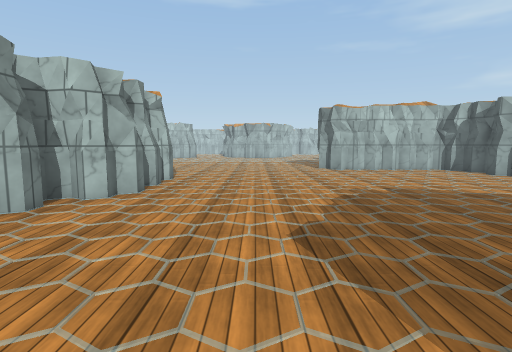
[1] (above)

17 first-person views from a walk through a 3-D level made in the Unity game engine. The camera is 1.3 m above the floor, tilts 6° down and sees 80° across. The floor is counted in squares, 1 m on a side. Each view is taken from the middle of a square. On the plan, view 1 faces up. The plan holds only what a view shows up to about 14 squares ahead; the rest is blank. The place goes on beyond the plan. Surface patterns are stand-ins for the level's own textures.

[2]
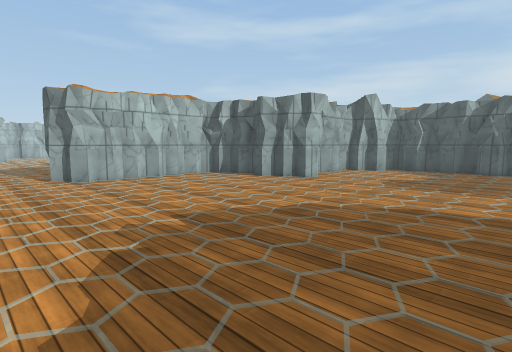

[3]
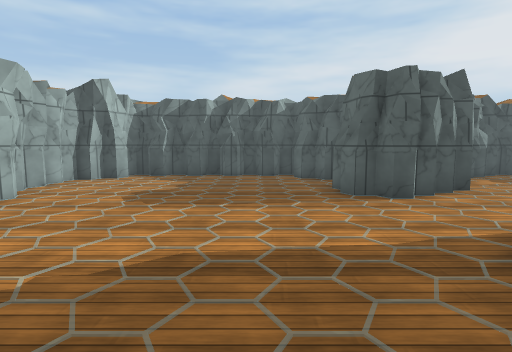

[4]
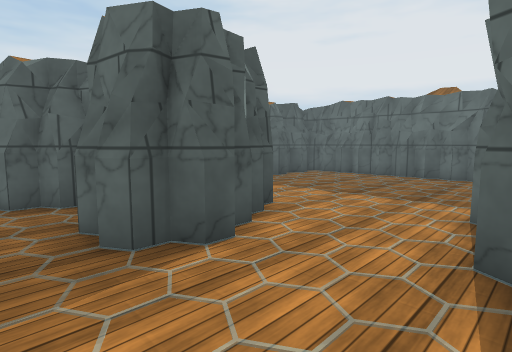

[5]
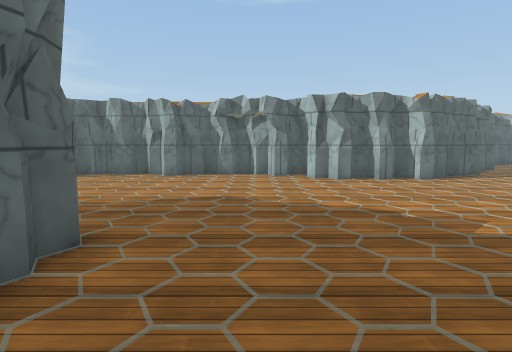

[6]
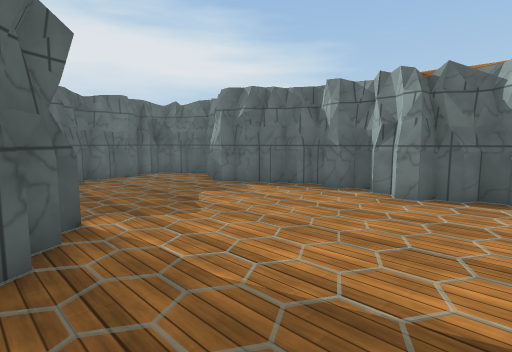

[7]
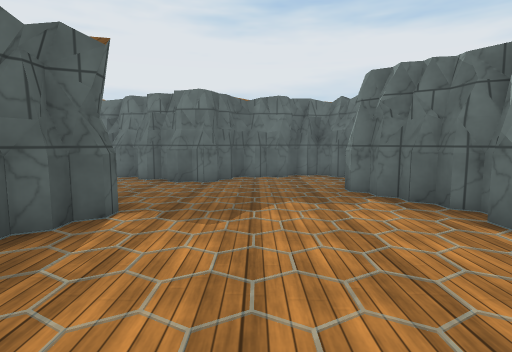

[8]
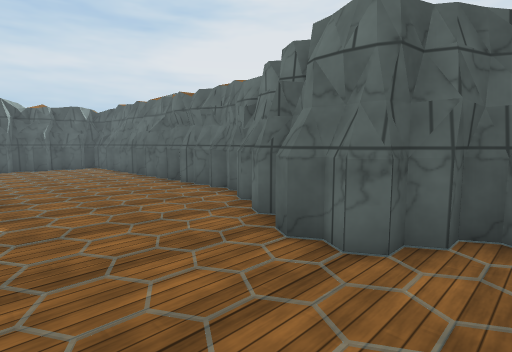

[9]
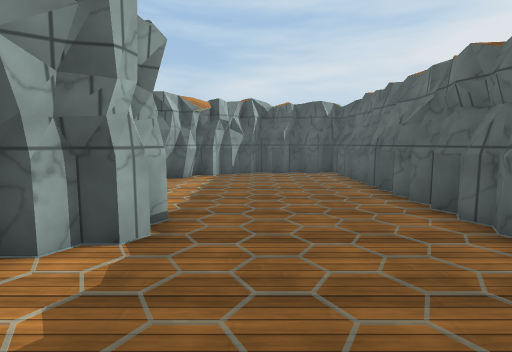

[10]
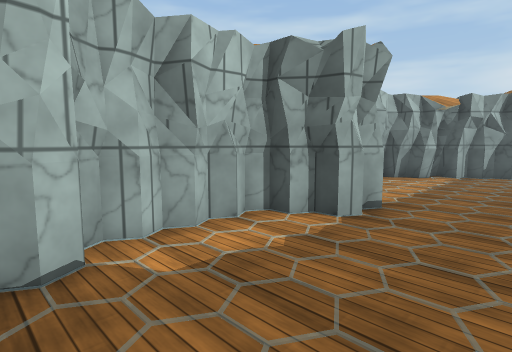

[11]
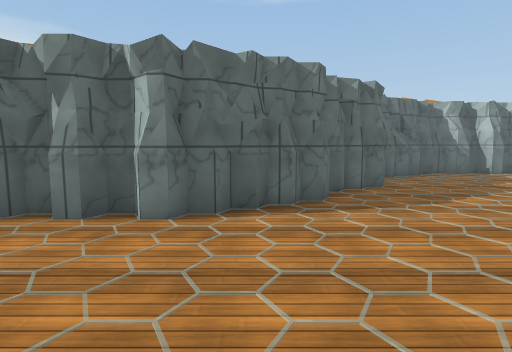

[12]
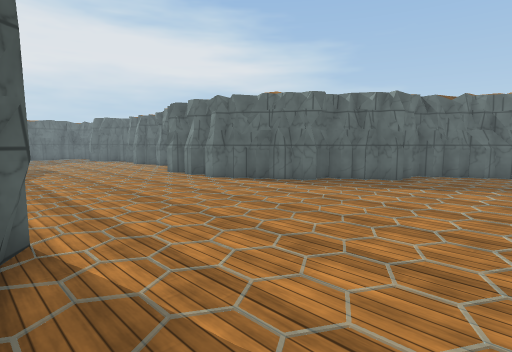

[13]
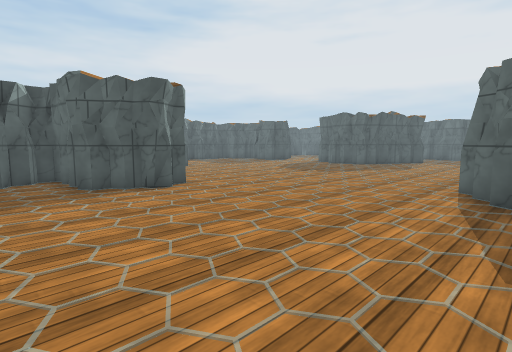

[14]
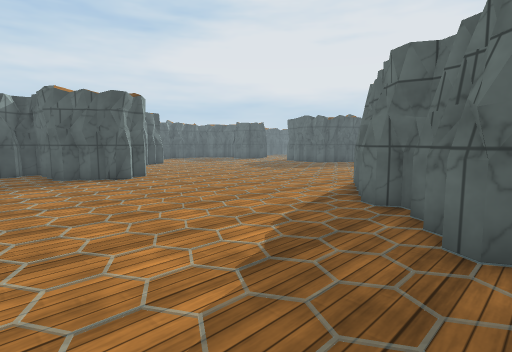

[15]
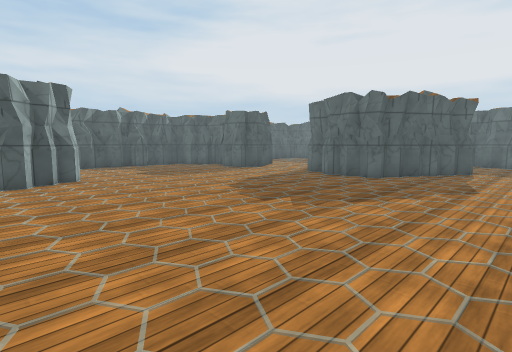

[16]
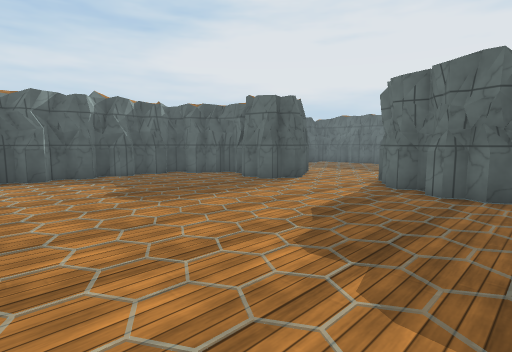

[17]
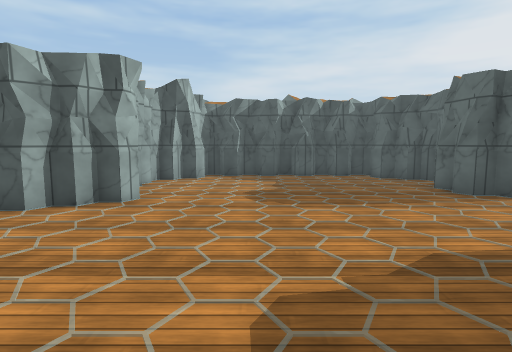

### Floor plan
Key: @ floor where view 1 was taken; # wall or solid block; . floor.
Columns run from 11 left of view 1 to 17 right of it. Each row starts with its distance up from view 1.
 21 #...............
 20 #.................#
 19 ##................#
 18  #.............####
 17  ####..........##
 16     #..........##
 15     ###........#######
 14      ##..............#
 13       ##.............#
 12        #.............######
 11        ##.............##..##
 10        ##..................#
  9        #...................##
  8        #...................##
  7       ##....................#
  6       #....................##
  5       #....................##
  4       #.....................#
  3       #........###.....##..##
  2       #........####...######
  1       #.......##  ##..##
  0       #....@..#    #...##
 -1       #......##    #....##
 -2       #......#######.....###
 -3       #...........##......##
 -4       ##...................##
 -5       ##....................#
 -6       #....................##
 -7       #....####............##
 -8       ##.###  ###...........#
 -9        ###      #############

Positions as (right, up) in squares from view 1, and headings:
1: (0, 0), facing up
2: (1, 4), facing up-right
3: (4, 5), facing right
4: (8, 4), facing down-right
5: (8, 5), facing left
6: (3, 4), facing down-left
7: (-1, 4), facing down
8: (-1, -3), facing down-right
9: (3, -5), facing right
10: (2, -6), facing up-right
11: (2, 13), facing left
12: (4, 21), facing down-left
13: (-5, 21), facing down-right
14: (-8, 21), facing down-right
15: (-1, 14), facing down-right
16: (4, 11), facing down-right
17: (4, 8), facing right
